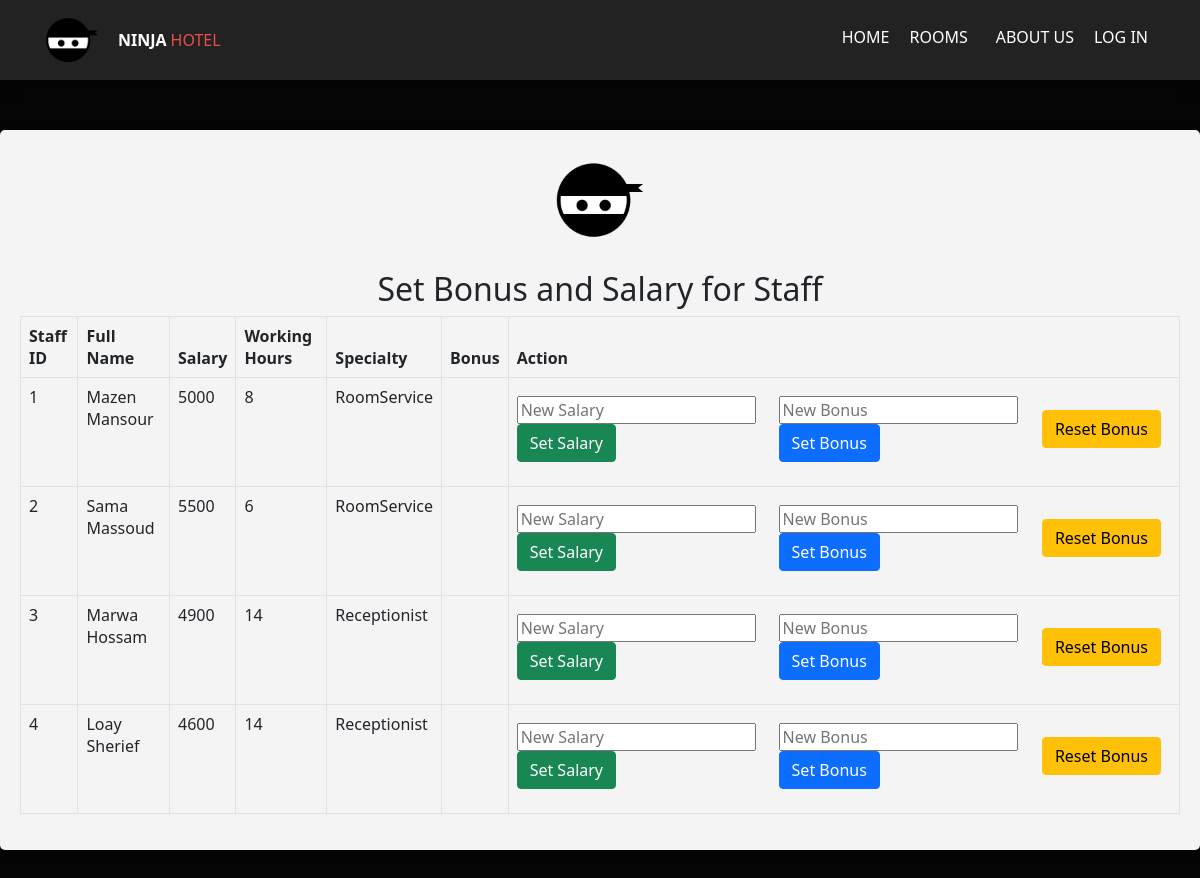
The app's page /manager/setbonusandsalary.php, older data.
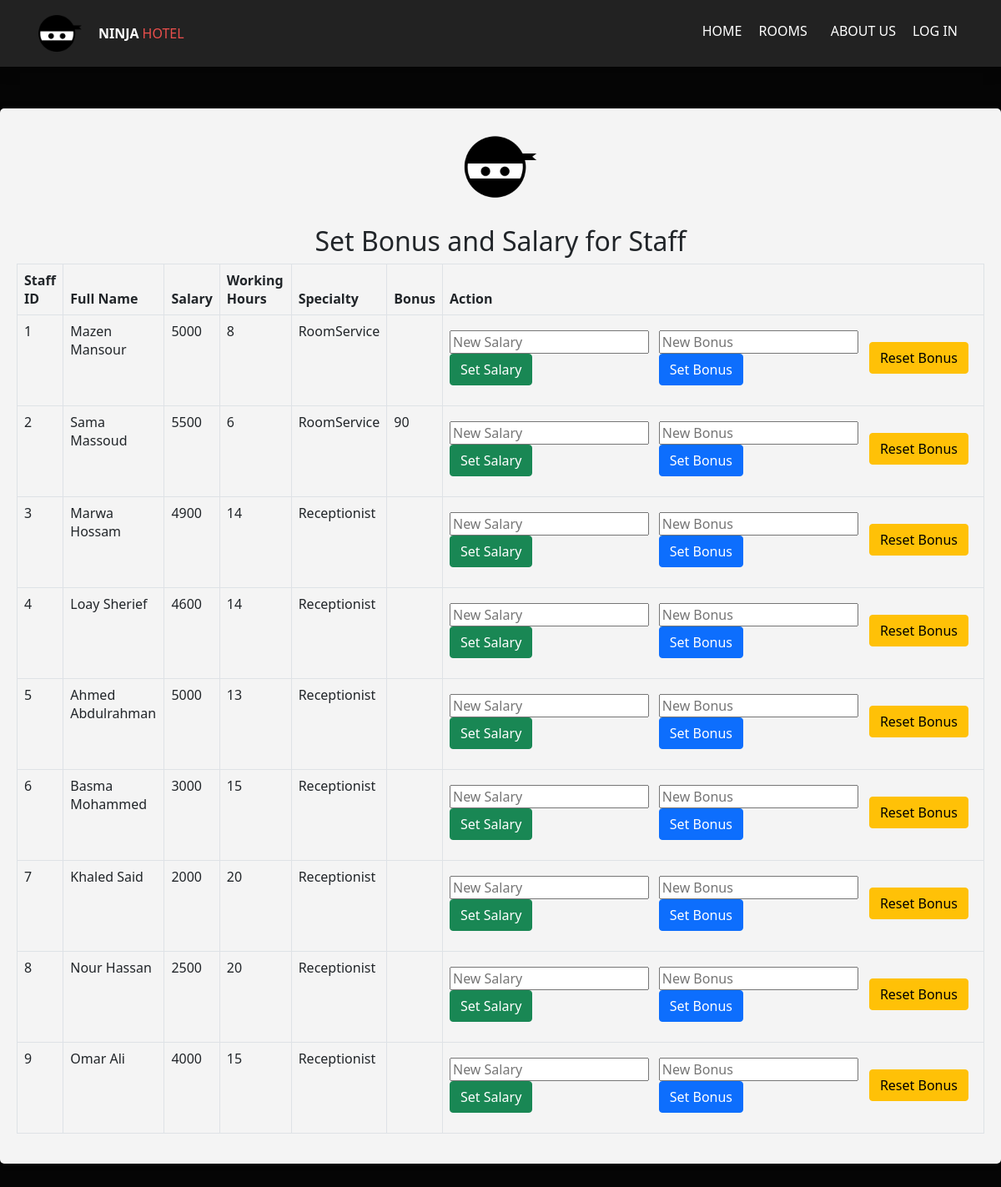
The same page, newer data.
### tables this page shows
CREATE TABLE `staff` (
  `staff_ID` int(20) NOT NULL,
  `FName` varchar(30) DEFAULT NULL,
  `LName` varchar(20) DEFAULT NULL,
  `age` int(3) DEFAULT NULL,
  `phone_number` varchar(40) DEFAULT NULL,
  `position` varchar(20) DEFAULT NULL,
  `salary` int(250) DEFAULT NULL,
  `working_hours` int(30) DEFAULT NULL,
  `bonus` int(20) DEFAULT NULL,
  `manager_ID` int(20) NOT NULL,
  `username` varchar(20) NOT NULL,
  `roomservice_ID` int(20) DEFAULT NULL
);

### manager/setbonusandsalary.php (the view, shortened to what this page needs)
<?php
include '../tools/connection.php';
include '../tools/navbar.php';
?>
<!DOCTYPE html>
<html lang="en">
<head>
    <link rel="stylesheet" href="../css/bootstrap.min.css">
</head>
<body style="background-color: rgb(5,5,5);">
    <?php
        $staffQuery = "SELECT staff_ID, FName, LName, salary, working_hours, bonus, roomservice_ID FROM staff";
        $staffResult = $conn->query($staffQuery);
    ?>
    <div class="container1 text-center">
        <div class="manage-box">
            <img src="../images/ninja.png" alt="ninja Photo" class="manage-img" height="100px">
            <h2>Set Bonus and Salary for Staff</h2>
            <table class="table table-bordered">
                <thead>
                    <tr>
                        <th>Staff ID</th>
                        <th>Full Name</th>
                        <th>Salary</th>
                        <th>Working Hours</th>
                        <th>Specialty</th>
                        <th>Bonus</th>
                        <th>Action</th>
                    </tr>
                </thead>
                <tbody>
                    <?php
                        while ($staffRow = $staffResult->fetch_assoc()) {
                            $staffID = $staffRow['staff_ID'];
                            $fullName = $staffRow['FName'] . ' ' . $staffRow['LName'];
                            $salary = $staffRow['salary'];
                            $workingHours = $staffRow['working_hours'];
                            $bonus = $staffRow['bonus'];
                            $roomserviceID = $staffRow['roomservice_ID'];
                            $specialty = ($roomserviceID != null) ? 'RoomService' : 'Receptionist';
                            echo "
                            <tr>
                                <td>$staffID</td>
                                <td>$fullName</td>
                                <td>$salary</td>
                                <td>$workingHours</td>
                                <td>$specialty</td>
                                <td>$bonus</td>
                                <td>
                                    <div class='bonus-form'>
                                        <form action='' method='post'>
                                            <input type='hidden' name='staffID' value='$staffID'>
                                            <input type='number' name='newSalary' placeholder='New Salary' required>
                                            <input type='submit' class='btn btn-success' name='setSalary' value='Set Salary'>
                                        </form>
                                        <form action='' method='post'>
                                            <input type='hidden' name='staffID' value='$staffID'>
                                            <input type='number' name='newBonus' placeholder='New Bonus' required>
                                            <input type='submit' class='btn btn-primary' name='setBonus' value='Set Bonus'>
                                        </form>
                                        <form action='' method='post'>
                                            <input type='hidden' name='staffID' value='$staffID'>
                                            <input type='submit' class='btn btn-warning' name='resetBonus' value='Reset Bonus'>
                                        </form>
                                    </div>
                                </td>
                            </tr>
                            ";
                        }
                    ?>
                </tbody>
            </table>
        </div>
    </div>
</body>
</html>

### tools/navbar.php (shortened to what this page needs)
<?php
if (isset($_SESSION["loggedin"]) && $_SESSION["loggedin"] && isset($_SESSION["usertype"]) && $_SESSION["usertype"] == 0) {
  echo "
    <nav class='navbar navbar-expand-lg navbar-dark'>
    <div class='container'>
        <div class='navbar-brand'>
            <img src='../images/ninja.png' height='60vh' alt='Ninja Pic'>
        </div>
        <div class='logoWrapper'>
        <span class='ninja'>Ninja</span>
        <span class='hotel'>Hotel</span>
        </div>
        <div class='collapse navbar-collapse justify-content-end' id='navbarNav'>
        <ul class='navigation'>
        <li class='parent'><a class='link' href='../index.php'>Home</a></li>
        <li class='parent' id='clients'>
          <a class='link' href='#'><i class='fas fa-minus'></i> Rooms <i class='fas fa-plus'></i></a>
          <ul class='subnavigation'>
            <li><a class='link' href='../index.php#Singlerooms'>Single Rooms</a></li>
            <li><a class='link' href='../index.php#Doublerooms'>Double Rooms</a></li>
            <li><a class='link' href='../index.php#Sweets'>Sweets</a></li>
          </ul>
        </li>
        <li class='parent' id='services'>
          <a class='link' href='#'><i class='fas fa-minus'></i> Services <i class='fas fa-plus'></i></a>
          <ul class='subnavigation'>
            <li><a class='link' href='../user-options/makecomplain.php'>Complaints</a></li>
            <li><a class='link' href='../user-options/requestroomservice.php'>Requested Service</a></li>
            <li><a class='link' href='../statistics/gueststatistics.php'>Stats</a></li>
          </ul>
        </li>     <li class='parent'>
                        <a class='link' href='../user-options/logout.php'>Log Out</a>
                    </li>
      <li class='parent'>
      <a class='link' href='../user-options/guest-profile.php?id=" . $_SESSION["id"] . "'>
              <img src='../images/user.png' height='30vh' alt='user'>
      </a></li>
        </ul>
        </div>
    </div>
</nav>";
} else {
  echo "<nav class='navbar navbar-expand-lg navbar-dark'>
    <div class='container'>
        <div class='navbar-brand'>
            <img src='../images/ninja.png' height='60vh' alt='Ninja Pic'>
        </div>
        <div class='logoWrapper'>
        <span class='ninja'>Ninja</span>
        <span class='hotel'>Hotel</span>
        </div>
        <div class='collapse navbar-collapse justify-content-end' id='navbarNav'>
        <ul class='navigation'>
        <li class='parent'><a class='link' href='../index.php'>Home</a></li>
        <li class='parent' id='clients'>
          <a class='link' href='#'><i class='fas fa-minus'></i> Rooms <i class='fas fa-plus'></i></a>
          <ul class='subnavigation'>
            <li><a class='link' href='../index.php#Singlerooms'>Single Rooms</a></li>
            <li><a class='link' href='../index.php#Doublerooms'>Double Rooms</a></li>
            <li><a class='link' href='../index.php#Sweets'>Sweets</a></li>
          </ul>
        </li>
        <li class='parent'><a class='link' href='../about-us.php'>About Us</a></li>
        <li class='parent'><a class='link' href='../user-options/login.php'>Log In</a></li>
      </ul>
        </div>
    </div>
</nav>";
}
?>

### tools/navbar.php (style rules this page uses)
.navbar { position: fixed; display: flex; width: 100%; height: 10vh; z-index: 1000; top: 0; align-items: center; justify-content: space-between; padding: 20px; background-color: #222; box-shadow: 0 5px 15px 0 rgba(0, 0, 0, 0.25); color: white; text-transform: uppercase; overflow: hidden; }
.logoWrapper { display: flex; }
.ninja { font-weight: bold; }
.hotel { padding-left: 4px; color: #ea4f4c; }
.navigation { display: flex; list-style-type: none; margin-top: 10px; }

### manager/setbonusandsalary.php (style rules this page uses)
.manage-box { background-color: #f4f4f4; padding: 20px; box-shadow: 0 0 10px rgba(0, 0, 0, 0.2); border-radius: 5px; text-align: center; margin-top: 50px; margin-bottom: 50px; }
.manage-img { margin-bottom: 20px; }
.bonus-form { display: flex; align-items: center; justify-content: center; margin-top: 10px; }
.bonus-form input { margin-right: 10px; }

Row changes from the older to the newer data that the page shows:
changed staff "Sama Massoud": bonus (not shown) → "90"
added staff: staff_ID "5", fullName "Ahmed Abdulrahman", salary "5000", working_hours "13", specialty "Receptionist"
added staff: staff_ID "6", fullName "Basma Mohammed", salary "3000", working_hours "15", specialty "Receptionist"
added staff: staff_ID "7", fullName "Khaled Said", salary "2000", working_hours "20", specialty "Receptionist"
added staff: staff_ID "8", fullName "Nour Hassan", salary "2500", working_hours "20", specialty "Receptionist"
added staff: staff_ID "9", fullName "Omar Ali", salary "4000", working_hours "15", specialty "Receptionist"
